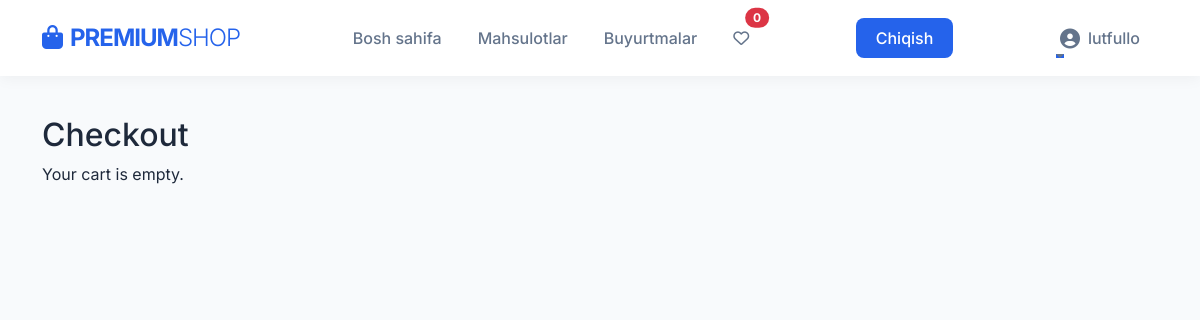
The app's page /orders/checkout/ (signed in), older data.
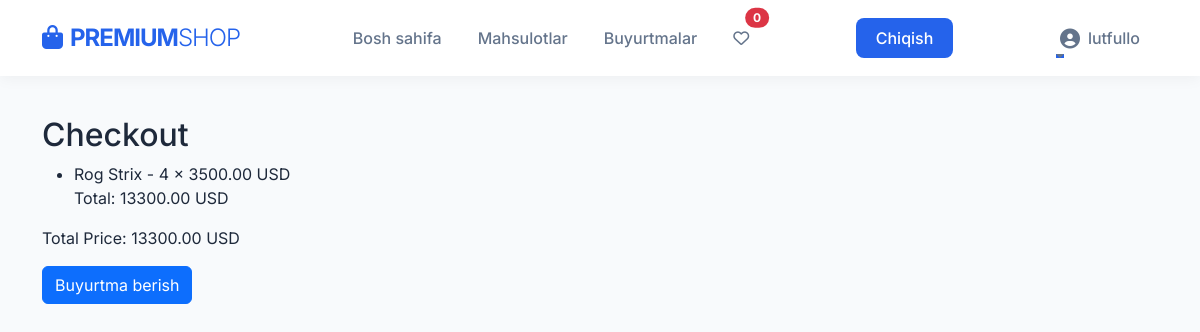
The same page, newer data.
### users/models.py (models this page shows, shortened)
class Cart(models.Model):
    user = models.ForeignKey(User, on_delete=models.CASCADE, related_name='cart')
    product = models.ForeignKey(Product, on_delete=models.CASCADE, related_name='cart_items')
    quantity = models.IntegerField(default=1)
    total_price = models.DecimalField(max_digits=10, decimal_places=2)

### products/models.py (models this page shows, shortened)
class Product(models.Model):
    seller = models.ForeignKey(settings.AUTH_USER_MODEL, on_delete=models.CASCADE, related_name='products')
    category = models.ForeignKey(Category, on_delete=models.CASCADE, related_name='products')
    title = models.CharField(max_length=100)
    brand = models.CharField(max_length=100)
    price = models.DecimalField(max_digits=10, decimal_places=2)
    discount_price = models.DecimalField(max_digits=10, decimal_places=2, null=True, blank=True)
    precent = models.IntegerField(null=True, blank=True, default=0)
    main_image = models.ImageField(upload_to='product_images/', null=True, blank=True)
    desc = models.TextField()
    stock = models.IntegerField()

### orders/views.py (the view, shortened to what this page needs)
# urls.py: path('checkout/', CheckoutView.as_view(), name='checkout'),
class CheckoutView(LoginRequiredMixin, View):
    def get(self, request):
        cart_items = Cart.objects.filter(user=request.user)
        total_price = sum(item.total_price for item in cart_items)
        return render(request, 'checkout.html', {
            'cart_items': cart_items,
            'total_price': total_price,
        })

### templates/checkout.html (shortened to what this page needs)
{% extends 'base.html' %}
{% load static %}
{% block content %}
    <div class="checkout">
        <h2>Checkout</h2>
        {% if cart_items %}
            <ul>
                {% for item in cart_items %}
                    <li>
                        {{ item.product.title }} - {{ item.quantity }} x {{ item.product.price }} USD
                        <p>Total: {{ item.total_price }} USD</p>
                    </li>
                {% endfor %}
            </ul>
            <p>Total Price: {{ total_price }} USD</p>
            <form action="{% url 'checkout' %}" method="post">
                <button type="submit" class="btn btn-primary">Buyurtma berish</button>
            </form>
        {% else %}
            <p>Your cart is empty.</p>
        {% endif %}
    </div>
{% endblock %}

Row changes from the older to the newer data that the page shows:
added Cart: product "Rog Strix", quantity "4", product.price "3500.00", total_price "13300.00"
Text that changed along with them:
{{ total_price }}: (not shown) → "13300.00"
text no longer shown: "Your cart is empty."
text now shown: "Total Price: USD Buyurtma berish"
